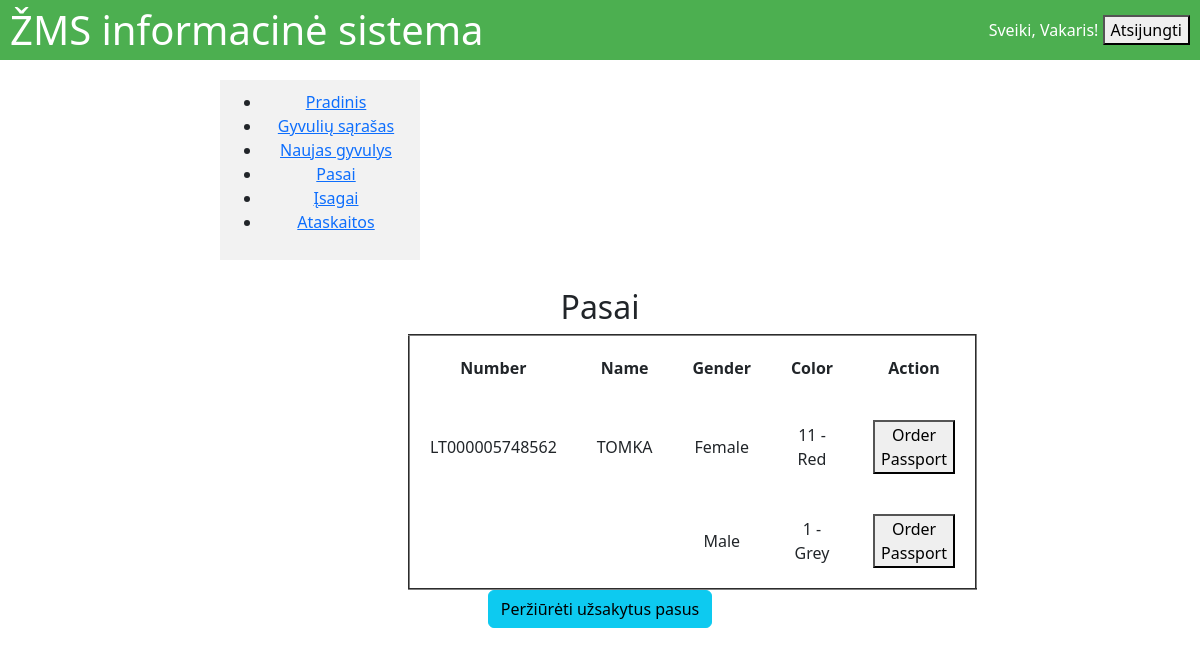
The app's page /passport/ (signed in) with its own data.
### main/models.py (models this page shows, shortened)
class Animal(models.Model):
    number = models.CharField(max_length=14,null=True, blank=True,unique=True)
    gender = models.CharField(max_length=10,null=True, blank=True, choices=[('male', 'Male'), ('female', 'Female')])
    color = models.CharField(max_length=50,choices=COLOR_CHOICES, blank=True, null=True)
    name = models.CharField(max_length=50, blank=True, null=True)
    weight = models.DecimalField(max_digits=6, decimal_places=2, blank=True, null=True)
    birth_date = models.DateField(blank=True, null=True)
    mother = models.ForeignKey(
        'self',
        on_delete=models.SET_NULL,
        null=True,
        blank=True,
        related_name='offspring'
    )
    has_isagai = models.BooleanField(default=False)
    has_passport = models.BooleanField(default=False)
    owner = models.ForeignKey(
        settings.AUTH_USER_MODEL,
        on_delete=models.CASCADE,
        related_name='animals',
        null=True, blank=True
    )

### main/views.py (the view)
# urls.py: path('passport/', views.passport, name='passport'),
def passport(request):
    eligible_animals = Animal.objects.filter(has_passport=False) \
        .exclude(events__event_type__in=['Gaišimas', 'Išvežimas']).distinct()
    return render(request, 'main/pasai.html', {'animals': eligible_animals})

### templates/main/pasai.html (shortened to what this page needs)
{% extends 'main/base.html' %}
{% block content %}
<div class="mx-auto p-2" style="width: 400px;">
<h2>Pasai</h2>
<table border="2" cellspacing="0" cellpadding="20">
  <thead>
    <tr>
      <th>Number</th>
      <th>Name</th>
      <th>Gender</th>
      <th>Color</th>
      <th>Action</th>
    </tr>
  </thead>
  <tbody>
    {% for animal in animals %}
    <tr>
      <td>{{ animal.number }}</td>
      <td>{{ animal.name }}</td>
      <td>{{ animal.get_gender_display }}</td>
      <td>{{ animal.get_color_display }}</td>
      <td>
        <form method="post" action="{% url 'order_passport' animal.pk %}">
          <button type="submit">Order Passport</button>
        </form>
      </td>
    </tr>
    {% empty %}
    <tr>
      <td colspan="5">No eligible animals found.</td>
    </tr>
    {% endfor %}
  </tbody>
</table>
<a href="{% url 'ordered_passports' %}" class="btn btn-info" style="margin-bottom: 10px;">Peržiūrėti užsakytus pasus</a>
</div>
{% endblock %}

### templates/main/base.html (shortened to what this page needs)
<!DOCTYPE html>
{% load static %}
<html lang="en">
<head>
  <link rel="stylesheet" href="{% static 'css/style.css' %}">
  <link href="https://cdn.jsdelivr.net/npm/bootstrap@5.3.0/dist/css/bootstrap.min.css" rel="stylesheet">
</head>
<body>
  <header class="top-bar">
    <div class="logo">
      <h1 style="margin:0;">ŽMS informacinė sistema</h1>
    </div>
    <div class="user-info">
      {% if user.is_authenticated %}
        <span>Sveiki, {{ user.username }}!</span>
        <form method="post" action="{% url 'logout' %}" style="display:inline;">
          <button type="submit">Atsijungti</button>
        </form>
      {% else %}
        <a href="{% url 'login' %}">Prisijungti</a> |
        <a href="{% url 'register' %}">Registruotis</a>
      {% endif %}
    </div>
  </header>
  <div class="content-container">
    <nav class="sidebar">
      <ul>
        <li><a href="{% url 'index' %}">Pradinis</a></li>
        <li><a href="{% url 'animal_list' %}">Gyvulių sąrašas</a></li>
        <li><a href="{% url 'new_animal' %}">Naujas gyvulys</a></li>
        <li><a href="{% url 'passport' %}">Pasai</a></li>
        <li><a href="{% url 'isagai' %}">Įsagai</a></li>
        <li><a href="{% url 'ataskaitos' %}">Ataskaitos</a></li>
      </ul>
    </nav>
    <main class="content-container">
      {% block content %}
      {% endblock %}
    </main>
  </div>
</body>
</html>

### static/css/style.css (style rules this page uses)
html, body { margin: 0; padding: 0; height: 100%; box-sizing: border-box; }
*, *:before, *:after { box-sizing: inherit; }
.top-bar { background-color: #4CAF50; color: white; display: flex; align-items: center; justify-content: space-between; height: 60px; padding: 0 10px; / box-sizing: border-box; }
.sidebar { width: 200px; background-color: #f2f2f2; padding: 10px; box-sizing: border-box; }
.content-container { max-width: 800px; margin: 0 auto; padding: 20px; text-align: center; }

### records on screen
Animal: number "LT000005748562", name "TOMKA", gender "Female", color "11 - Red"
Animal: gender "Male", color "1 - Grey"

### other values on screen
{{ user.username }} "Vakaris"
